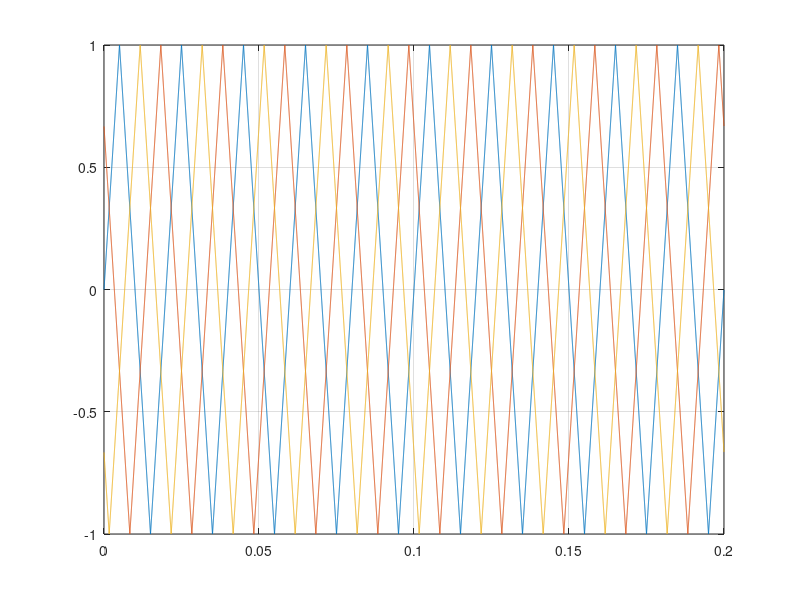
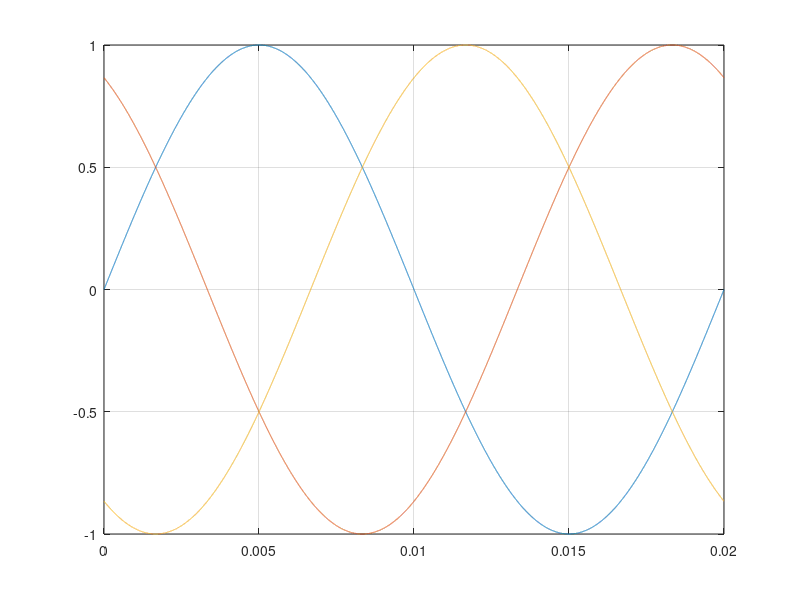
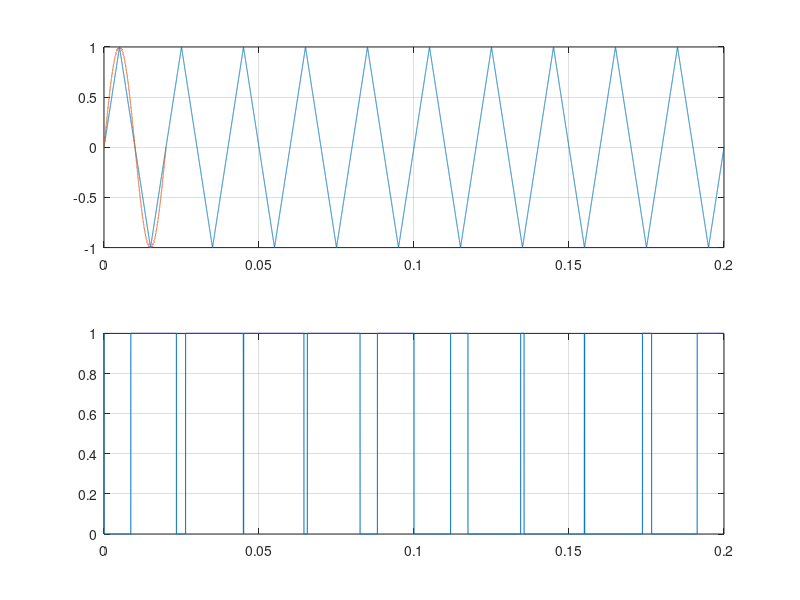
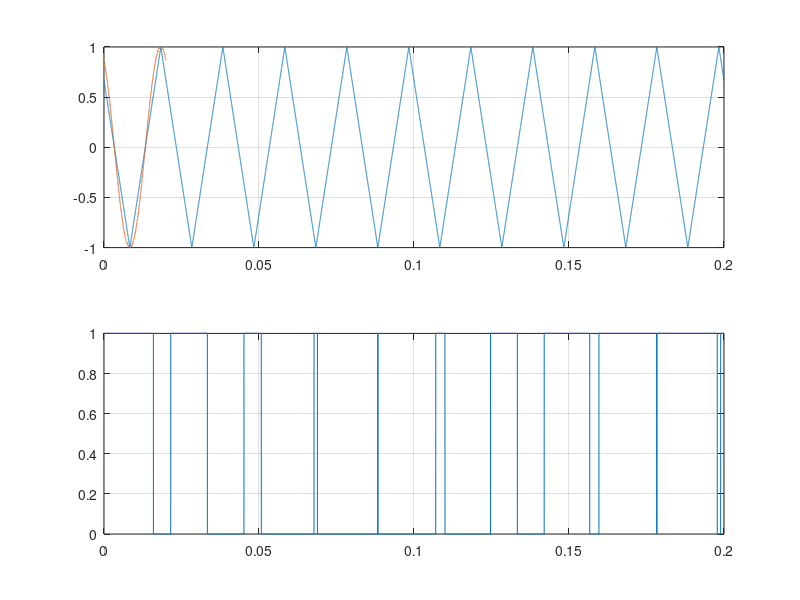

MATLAB code to generate these figures, in order:

close all
T = 10*(1/50);

fs = 100000;
t_s = 0:1/fs:T-1/fs;

xa = sawtooth(2*pi*50*t_s+pi/2,1/2);
xb = sawtooth(2*pi*50*t_s+pi*2/3+pi/2,1/2);
xc = sawtooth(2*pi*50*t_s-pi*2/3+pi/2,1/2);

figure;
plot(t_s,xa,t_s,xb,t_s,xc)
grid on

fs = 1000000;
T_f = (1/50);
t_f = 0:1/fs:T_f-1/fs;

ma=sin(2*pi*50*t_f);
mb=sin(2*pi*50*t_f+pi*2/3);
mc=sin(2*pi*50*t_f-pi*2/3);

figure;
plot(t_f,ma,t_f,mb,t_f,mc)
grid on


for i=1:1:size(ma,2)
    
    if ma(i)>=xa(i)
        gate_a(i)=1;
    else
        gate_a(i)=0;
    end

    if mb(i)>=xb(i)
        gate_b(i)=1;
    else
        gate_b(i)=0;
    end

    if mc(i)>=xc(i)
        gate_c(i)=1;
    else
        gate_c(i)=0;
    end
    
end

figure;
subplot(2,1,1)
plot(t_s,xa,t_f,ma)
grid on
subplot(2,1,2)
plot(t_s,gate_a)
grid on

figure;
subplot(2,1,1)
plot(t_s,xb,t_f,mb)
grid on
subplot(2,1,2)
plot(t_s,gate_b)
grid on

figure;
subplot(2,1,1)
plot(t_s,xc,t_f,mc)
grid on
subplot(2,1,2)
plot(t_s,gate_c)
grid on

I_p=1;

i_a=I_p*sin(2*pi*50*t_f);
i_b=I_p*sin(2*pi*50*t_f+pi*2/3);
i_c=I_p*sin(2*pi*50*t_f-pi*2/3);

i_t1_a=i_a.*gate_a;
i_t1_b=i_b.*gate_b;
i_t1_c=i_c.*gate_c;

i_DC=i_t1_a+i_t1_b+i_t1_c;

figure;
subplot(3,1,1)
plot(t_s,i_t1_a)
grid on
subplot(3,1,2)
plot(t_f,i_t1_a)
grid on
subplot(3,1,3)
plot(t_s,i_t1_a)
grid on

figure;
plot(t_s,i_DC)